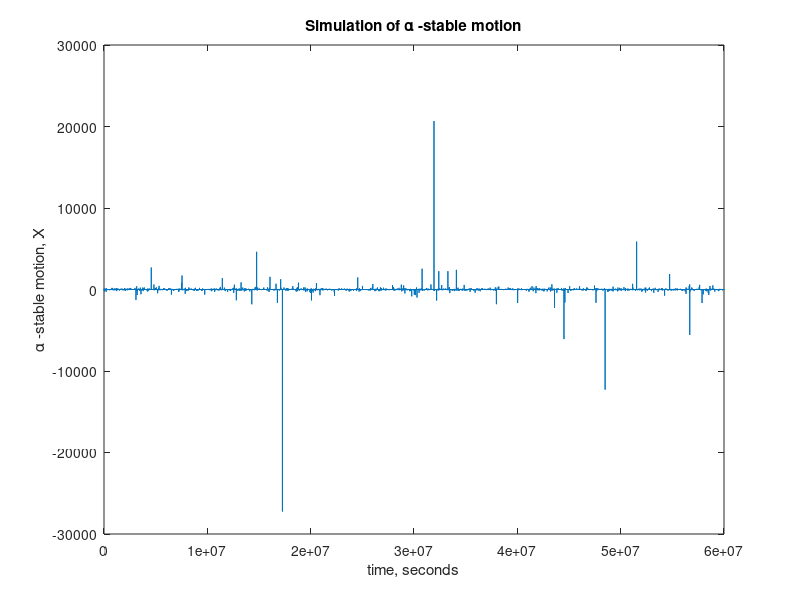
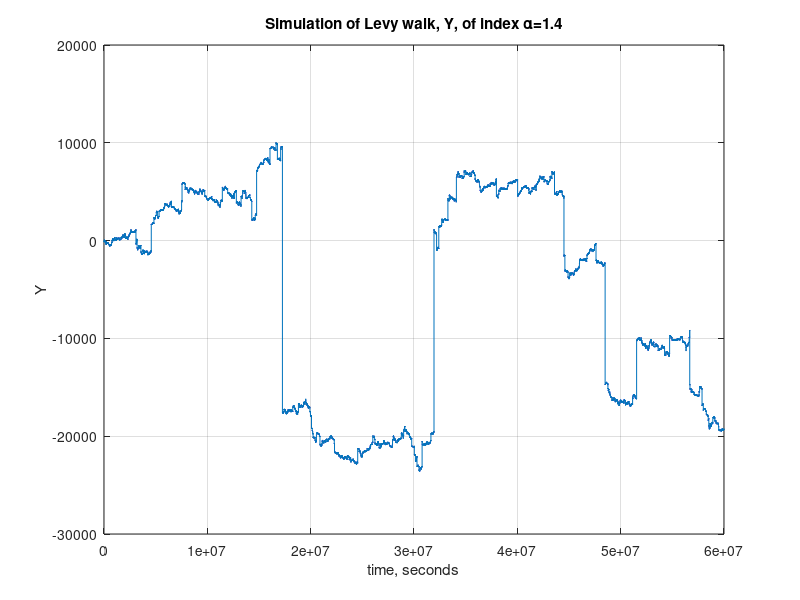

Reproduce these figures in MATLAB, in order.
% To make a walk Y from an alpha stable symmetric Levy process X
% 

clear all; close all;

randn('state', sum(100*clock));

N=1e6; % Number of sample intervals
alpha=1.4;
V=pi*rand(1,N)-pi/2; % Random variable V uniformly distributed on (-pi/2,pi/2)
W=exprnd(1,1,N); % W is exponentially distributed random variable with mean 1
fac1=sin(alpha*V)./(cos(V).^(1/alpha));
fac2=(cos(V-alpha*V))./W.^((1-alpha)/alpha);
X=fac1.*fac2;

t=60*(1:N);

figure(1)
plot(t,X)
title('Simulation of \alpha -stable motion')
ylabel('\alpha -stable motion, X')
xlabel('time, seconds')

figure(2)
Y=cumsum(X);
plot(t,Y)
grid on
title(['Simulation of Levy walk, Y, of index \alpha=',num2str(alpha)])
ylabel('Y')
xlabel('time, seconds')


% a=[t;Y];
% alphastr=num2str(alpha,'%4.2f');
% idx=findstr(alphastr,'.');
% fid=fopen(strcat('levyout',alphastr(1:idx-1),'Pt',alphastr(idx+1:(numel(alphastr))),'.dat'),'w');
% fprintf(fid,'%f %f\n',a);
% fclose(fid);
